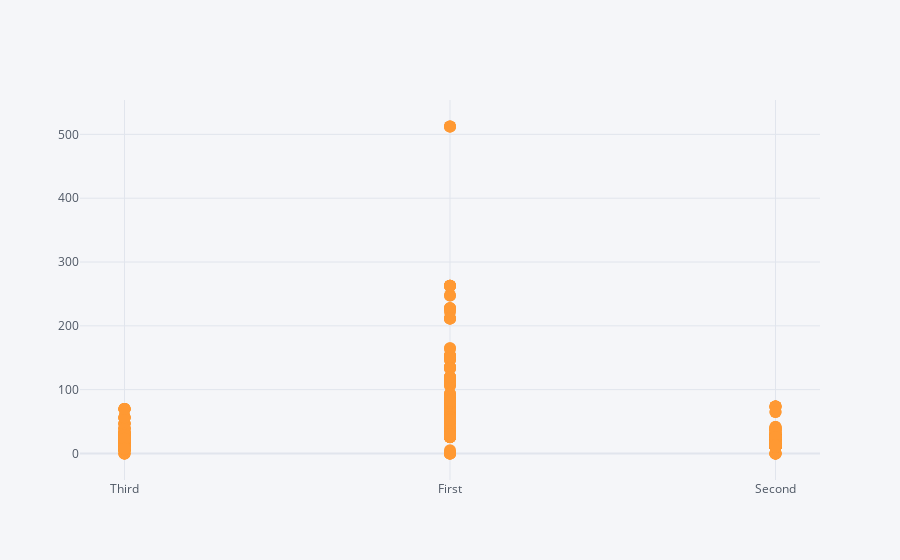

The notebook cell this image was saved under:
### Code cell
df2.iplot(x='class',y='fare',mode='markers')

### Figure 1 — Plotly figure (JSON) as saved in the notebook; plotly's stock layout.template omitted (floating-point values rounded to 4 significant figures; data arrays with more than 128 entries replaced by an {"elided": "..."} marker saying what was removed)
{"data": [{"line": {"color": "rgba(255, 153, 51, 1.0)", "dash": "solid", "shape": "linear", "width": 1.3}, "marker": {"size": 12, "symbol": "circle"}, "mode": "markers", "name": "fare", "text": "", "type": "scatter", "x": {"elided": "891 str values"}, "y": {"elided": "891 float values"}}], "layout": {"legend": {"bgcolor": "#F5F6F9", "font": {"color": "#4D5663"}}, "paper_bgcolor": "#F5F6F9", "plot_bgcolor": "#F5F6F9", "title": {"font": {"color": "#4D5663"}}, "xaxis": {"gridcolor": "#E1E5ED", "showgrid": true, "tickfont": {"color": "#4D5663"}, "title": {"font": {"color": "#4D5663"}, "text": ""}, "zerolinecolor": "#E1E5ED"}, "yaxis": {"gridcolor": "#E1E5ED", "showgrid": true, "tickfont": {"color": "#4D5663"}, "title": {"font": {"color": "#4D5663"}, "text": ""}, "zerolinecolor": "#E1E5ED"}}}
